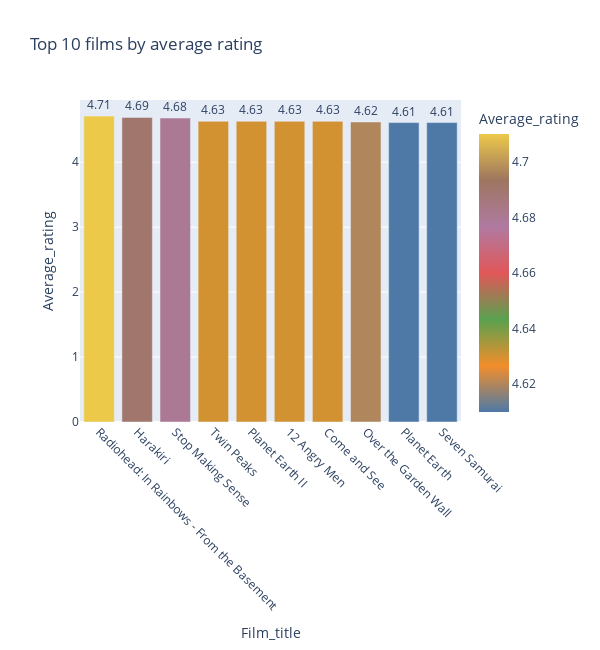

Notebook source saved alongside this figure:
### Code cell
fig= px.bar(
    Top10_directors, x= 'Film_title', y= 'Average_rating', 
    title = 'Top 10 films by average rating', 
    color='Average_rating', text= 'Average_rating', color_continuous_scale=custom_palette)
fig.update_traces(texttemplate='%{text:.2f}', textposition='outside')
fig.update_layout(xaxis_tickangle=45, width=600, height=650)
fig.show()
# Radiohead: In Rainbows - From the Basement has the highest avrega rate (4.71)

### Figure 1 — Plotly figure (JSON) as saved in the notebook; plotly's stock layout.template omitted (floating-point values rounded to 4 significant figures)
{"data": [{"hovertemplate": "Film_title=%{x}<br>Average_rating=%{marker.color}<extra></extra>", "legendgroup": "", "marker": {"color": [4.71, 4.69, 4.68, 4.63, 4.63, 4.63, 4.63, 4.62, 4.61, 4.61], "coloraxis": "coloraxis", "pattern": {"shape": ""}}, "name": "", "orientation": "v", "showlegend": false, "text": [4.71, 4.69, 4.68, 4.63, 4.63, 4.63, 4.63, 4.62, 4.61, 4.61], "textposition": "outside", "texttemplate": "%{text:.2f}", "type": "bar", "x": ["Radiohead: In Rainbows - From the Basement", "Harakiri", "Stop Making Sense", "Twin Peaks", "Planet Earth II", "12 Angry Men", "Come and See", "Over the Garden Wall", "Planet Earth", "Seven Samurai"], "xaxis": "x", "y": [4.71, 4.69, 4.68, 4.63, 4.63, 4.63, 4.63, 4.62, 4.61, 4.61], "yaxis": "y"}], "layout": {"barmode": "relative", "coloraxis": {"colorbar": {"title": {"text": "Average_rating"}}, "colorscale": [[0, "#4E79A7"], [0.1667, "#F28E2B"], [0.3333, "#59A14F"], [0.5, "#E15759"], [0.6667, "#B07AA1"], [0.8333, "#9D7660"], [1, "#EDC949"]]}, "height": 650, "legend": {"tracegroupgap": 0}, "title": {"text": "Top 10 films by average rating"}, "width": 600, "xaxis": {"anchor": "y", "domain": [0, 1], "tickangle": 45, "title": {"text": "Film_title"}}, "yaxis": {"anchor": "x", "domain": [0, 1], "title": {"text": "Average_rating"}}}}
